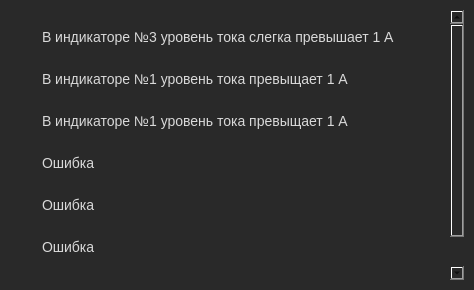
<?xml version="1.0" encoding="UTF-8"?>
<ui version="4.0">
 <class>errorWindow</class>
 <widget class="QWidget" name="errorWindow">
  <property name="geometry">
   <rect>
    <x>0</x>
    <y>0</y>
    <width>474</width>
    <height>290</height>
   </rect>
  </property>
  <property name="windowTitle">
   <string>Form</string>
  </property>
  <property name="styleSheet">
   <string notr="true">background: #292929;
border-radius: 20px;
text-align: center;
display: flex;
justify-content: center;</string>
  </property>
  <layout class="QVBoxLayout" name="verticalLayout">
   <property name="sizeConstraint">
    <enum>QLayout::SetDefaultConstraint</enum>
   </property>
   <property name="leftMargin">
    <number>10</number>
   </property>
   <property name="topMargin">
    <number>10</number>
   </property>
   <property name="rightMargin">
    <number>10</number>
   </property>
   <property name="bottomMargin">
    <number>10</number>
   </property>
   <item>
    <widget class="QScrollArea" name="scrollArea">
     <property name="styleSheet">
      <string notr="true">scrollArea {
    background-color: #292929;
    border-radius: 20px;
}

QScrollBar:vertical {
    border: none;
    background: rgba(0, 0, 0, 0.1); 
    width: 8px; 
    border-radius: 4px; 
}

QScrollBar::handle:vertical {
    background: rgba(0, 0, 0, 0.5); 
    min-height: 25px;
    border-radius: 4px; 
}

QScrollBar::add-line:vertical, QScrollBar::sub-line:vertical {
    height: 0px; 
}

QScrollBar::up-arrow:vertical, QScrollBar::down-arrow:vertical {
    background: none; 
}

QScrollBar::add-page:vertical, QScrollBar::sub-page:vertical {
    background: none; 
}

</string>
     </property>
     <property name="widgetResizable">
      <bool>true</bool>
     </property>
     <widget class="QWidget" name="scrollAreaWidgetContents">
      <property name="geometry">
       <rect>
        <x>0</x>
        <y>0</y>
        <width>446</width>
        <height>295</height>
       </rect>
      </property>
      <property name="styleSheet">
       <string notr="true">background: transparent;
text-align: center;
align-items: center;
justify-content: center;
font-size: 14px; /* или другой размер в зависимости от нужд */
color: #D9D9D9; 
font-family: 'Trebuchet MS', sans-serif; 
text-shadow: 1px 1px 4px rgba(255, 255, 255, 0.8); /* светлый эффект тени текста */
padding: 10px 20px; /* немного пространства вокруг текста */</string>
      </property>
      <layout class="QVBoxLayout" name="verticalLayout_2">
       <item>
        <widget class="QLabel" name="label_4">
         <property name="text">
          <string>В индикаторе №3 уровень тока слегка превышает 1 А</string>
         </property>
        </widget>
       </item>
       <item>
        <widget class="QLabel" name="label_8">
         <property name="text">
          <string>В индикаторе №1 уровень тока превыщает 1 А</string>
         </property>
        </widget>
       </item>
       <item>
        <widget class="QLabel" name="label_7">
         <property name="text">
          <string>В индикаторе №1 уровень тока превыщает 1 А</string>
         </property>
        </widget>
       </item>
       <item>
        <widget class="QLabel" name="label_6">
         <property name="text">
          <string>Ошибка</string>
         </property>
        </widget>
       </item>
       <item>
        <widget class="QLabel" name="label_5">
         <property name="text">
          <string>Ошибка</string>
         </property>
        </widget>
       </item>
       <item>
        <widget class="QLabel" name="label_2">
         <property name="text">
          <string>Ошибка</string>
         </property>
        </widget>
       </item>
       <item>
        <widget class="QLabel" name="label_3">
         <property name="text">
          <string>Ошибка</string>
         </property>
        </widget>
       </item>
      </layout>
     </widget>
    </widget>
   </item>
  </layout>
 </widget>
 <resources/>
 <connections/>
</ui>
